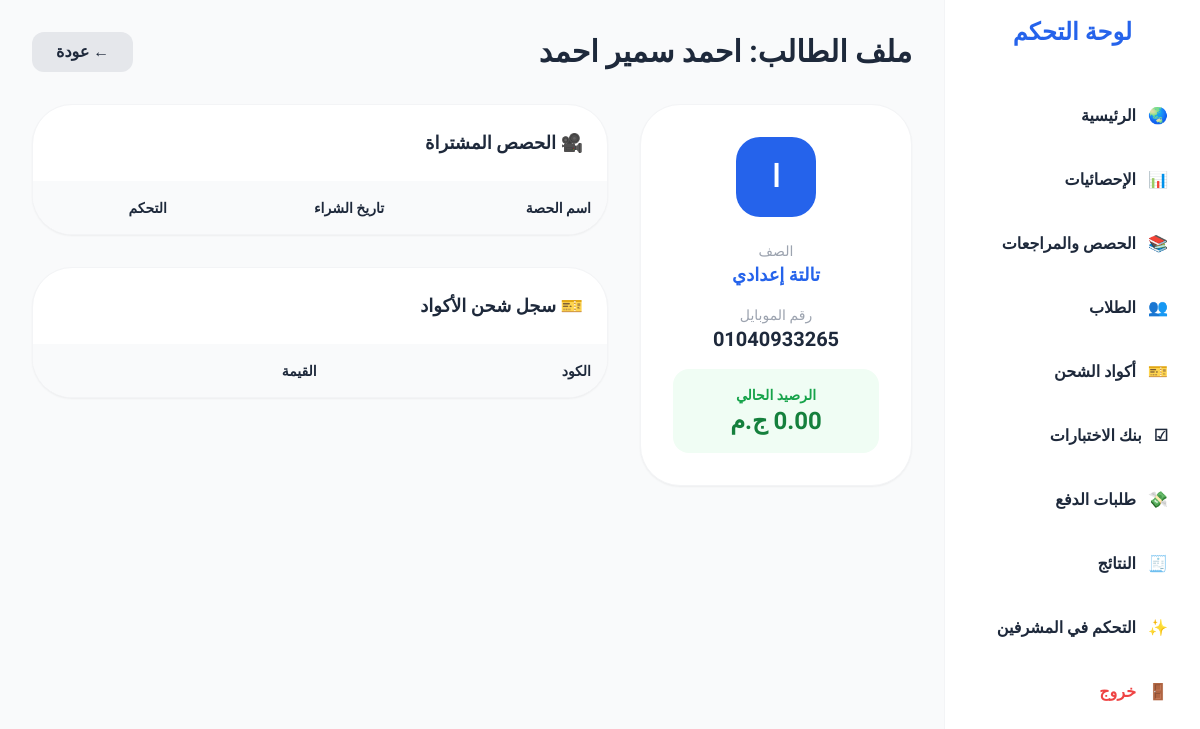
Screenshot of /admin/view_student.php?id=113 (signed in) with the database file from the repository.
### tables this page shows
CREATE TABLE `users` (
  `id` int(11) NOT NULL,
  `full_name` varchar(100) DEFAULT NULL,
  `phone` varchar(20) DEFAULT NULL,
  `password` varchar(255) DEFAULT NULL,
  `balance` decimal(10,2) DEFAULT 0.00,
  `role` enum('student','admin') DEFAULT 'student',
  `student_grade` int(11) DEFAULT 3,
  `avatar_url` varchar(255) DEFAULT NULL
);

### admin/view_student.php (the view, shortened to what this page needs)
<?php
require_once 'header.php';
$student_id = $_GET['id'] ?? 0;
$stmt = $pdo->prepare("SELECT * FROM users WHERE id = ? AND role = 'student'");
$stmt->execute([$student_id]);
$student = $stmt->fetch();
$grades = [
    1 => 'أولى إعدادي',
    2 => 'تانية إعدادي',
    3 => 'تالتة إعدادي',
    4 => 'أولى ثانوي',
    5 => 'تانية ثانوي',
    6 => 'تالتة ثانوي'
];
?>
<div class="flex-1">
    <div class="flex justify-between items-center mb-8">
        <h1 class="text-3xl font-black text-slate-800 dark:text-white">ملف الطالب: <?php echo $student['full_name']; ?></h1>
        <a href="manage_students.php" class="bg-gray-200 dark:bg-slate-700 px-6 py-2 rounded-xl font-bold">← عودة</a>
    </div>
    <div class="grid grid-cols-1 lg:grid-cols-3 gap-8">
        <div class="lg:col-span-1 space-y-6">
            <div class="bg-white dark:bg-slate-800 p-8 rounded-[2.5rem] shadow-sm border border-gray-100 dark:border-slate-700">
                <div class="w-20 h-20 bg-blue-600 text-white rounded-3xl flex items-center justify-center text-3xl font-black mb-6 mx-auto">
                    <?php echo mb_substr($student['full_name'], 0, 1); ?>
                </div>
                <div class="space-y-4 text-center">
                    <div>
                        <p class="text-gray-400 text-sm">الصف</p>
                        <p class="font-bold text-lg text-blue-600 dark:text-blue-400">
                            <?php echo $grades[$student['student_grade']] ?? 'غير محدد'; ?>
                        </p>
                    </div>
                    <div>
                        <p class="text-gray-400 text-sm">رقم الموبايل</p>
                        <p class="font-bold text-xl"><?php echo $student['phone']; ?></p>
                    </div>
                    <div class="p-4 bg-green-50 dark:bg-green-900/20 rounded-2xl">
                        <p class="text-green-600 text-sm font-bold">الرصيد الحالي</p>
                        <p class="text-2xl font-black text-green-700 dark:text-green-400"><?php echo number_format($student['balance'], 2); ?> ج.م</p>
                    </div>
                </div>
            </div>
        </div>
        <div class="lg:col-span-2 space-y-8">
            <div class="bg-white dark:bg-slate-800 rounded-[2.5rem] shadow-sm border border-gray-100 dark:border-slate-700 overflow-hidden">
                <div class="p-6 border-b border-gray-50 dark:border-slate-700">
                    <h3 class="font-black text-lg">🎥 الحصص المشتراة</h3>
                </div>
                <table class="w-full text-right">
                    <thead class="bg-gray-50 dark:bg-slate-700/50 text-sm">
                        <tr>
                            <th class="p-4">اسم الحصة</th>
                            <th class="p-4">تاريخ الشراء</th>
                            <th class="p-4">التحكم</th>
                        </tr>
                    </thead>
                </table>
            </div>
            <div class="bg-white dark:bg-slate-800 rounded-[2.5rem] shadow-sm border border-gray-100 dark:border-slate-700 overflow-hidden">
                <div class="p-6 border-b border-gray-50 dark:border-slate-700">
                    <h3 class="font-black text-lg">🎫 سجل شحن الأكواد</h3>
                </div>
                <table class="w-full text-right text-sm">
                    <thead class="bg-gray-50 dark:bg-slate-700/50">
                        <tr>
                            <th class="p-4">الكود</th>
                            <th class="p-4">القيمة</th>
                        </tr>
                    </thead>
                </table>
            </div>
        </div>
    </div>
</div>

### admin/header.php (style rules this page uses)
body { font-family: 'IBM Plex Sans Arabic', sans-serif; }

### rows the page displays
users: full_name "احمد سمير احمد", full_name "ا", student_grade "تالتة إعدادي", phone "01040933265", balance "0.00"
